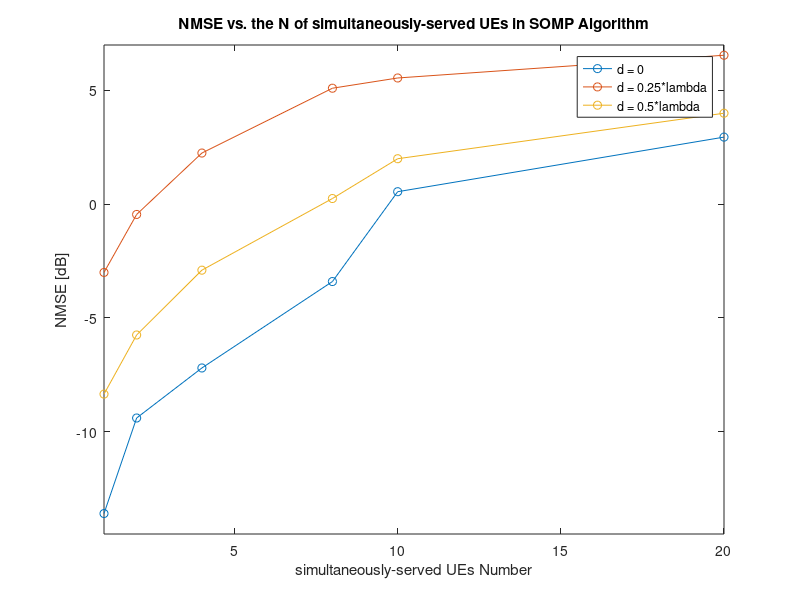
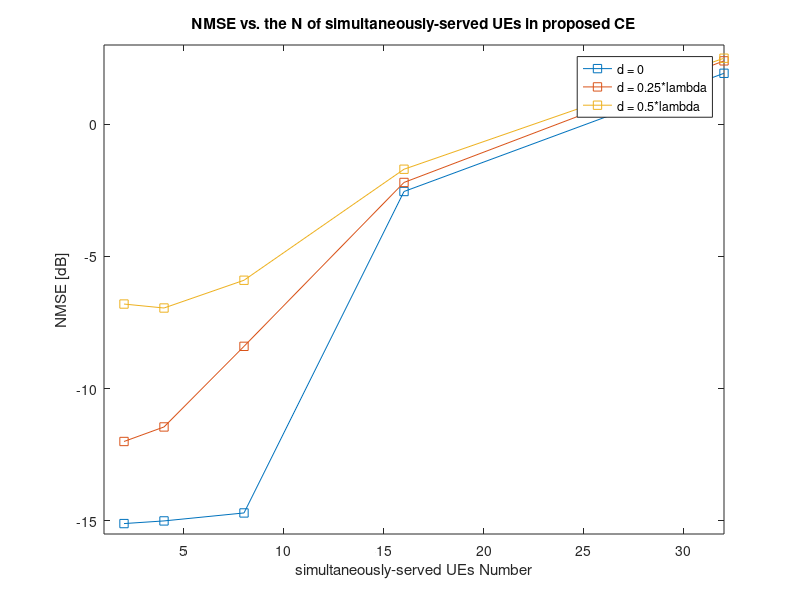

MATLAB code for these plots, in order:
close all;clear all;clc;

%% SOMP
load N_simu_UE_F13.mat;
% CU
load NMSE_dB_CU_F13.mat;
figure;
plot(N_simu_UE,NMSE_dB,'-o');
hold on;

% UU
load NMSE_dB_DU_F13.mat;
hold on;
plot(N_simu_UE,NMSE_dB,'-o');

% DU
load NMSE_dB_UU_F13.mat;
hold on;
plot(N_simu_UE,NMSE_dB,'-o');
title('NMSE vs. the N of simultaneously-served UEs in SOMP Algorithm');
legend('d = 0','d = 0.25*lambda','d = 0.5*lambda');
xlabel('simultaneously-served UEs Number');
ylabel('NMSE [dB]');
xlim([1 20]);
ylim([-14.5 7]);

%% Proposed CE
load N_simu_UE_CE_F13.mat;
% CU
load NMSE_dB_CE_CU_F13.mat;
figure;
plot(N_simu_UE,NMSE_dB,'-s');
hold on;

% UU
load NMSE_dB_CE_UU_F13.mat;
hold on;
plot(N_simu_UE,NMSE_dB,'-s');

% DU
load NMSE_dB_CE_DU_F13.mat;
hold on;
plot(N_simu_UE,NMSE_dB,'-s');
title('NMSE vs. the N of simultaneously-served UEs in proposed CE');
legend('d = 0','d = 0.25*lambda','d = 0.5*lambda');
xlabel('simultaneously-served UEs Number');
ylabel('NMSE [dB]');
xlim([1 32]);
ylim([-15.5 3]);
